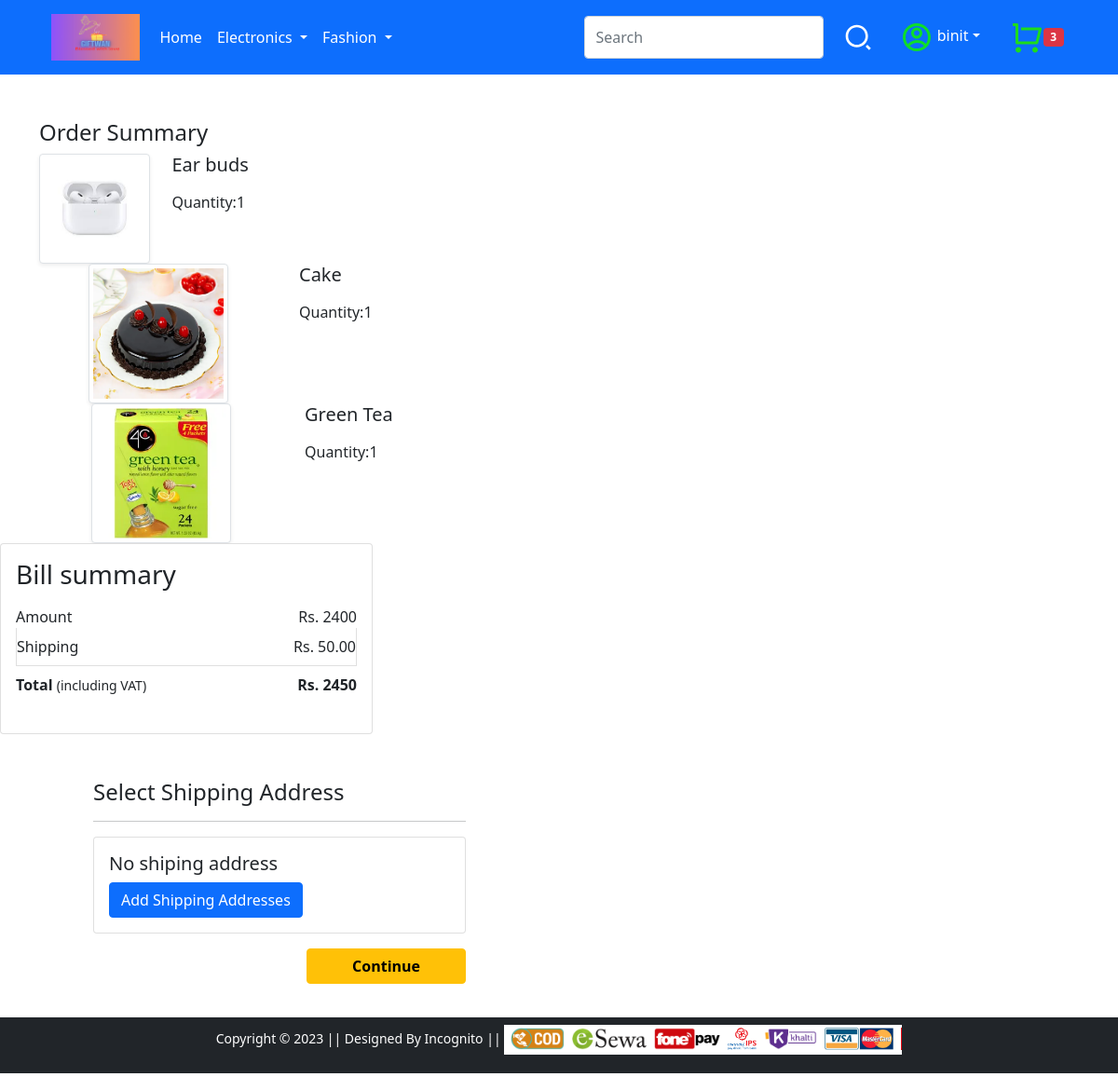
The page /checkout/ (signed in) on the database as committed earlier.
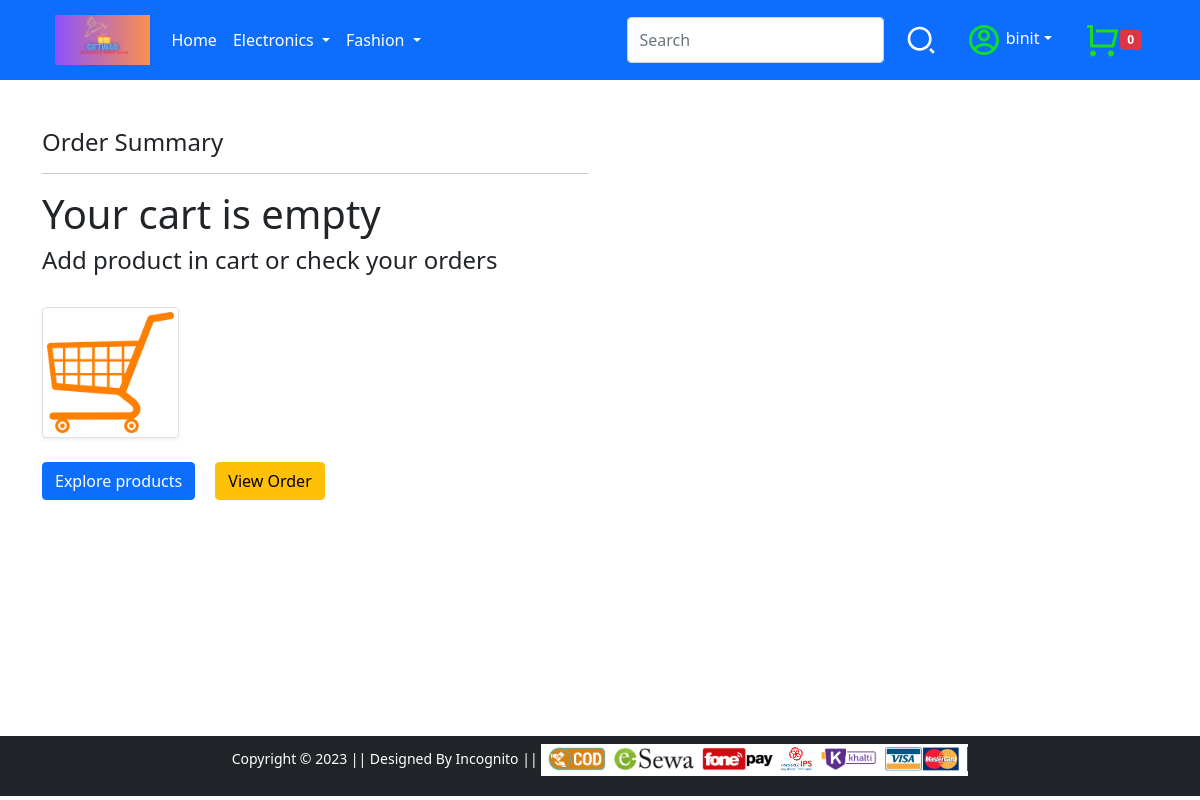
The same page on the database as committed later.
### app/models.py (models this page shows, shortened)
class wishlist(models.Model):
    user = models.ForeignKey(User,on_delete=models.CASCADE)
    product = models.ForeignKey(item, on_delete=models.CASCADE)
    quantity = models.IntegerField(default = 1)

class item(models.Model):
    name = models.CharField(max_length=56,default = None)
    description = models.CharField(max_length=500,default = " Good quality product")
    image = models.ImageField(upload_to=upload_path)
    price = models.IntegerField()
    offer_price = models.IntegerField(default=0)
    category = models.CharField(choices=categories,max_length=20)
    id = models.AutoField(primary_key=True)

### app/views.py (the view, shortened to what this page needs)
# urls.py: path('checkout/', views.checkout, name='checkout'),
def checkout(request):
    price,cart_items = update_price(request)
    shipping_addresses = customer.objects.filter(user=request.user)
    price,cart_items = update_price(request)
    return render(request, 'app/checkout.html',{'cart_items': cart_items, 'shipping_addresses': shipping_addresses,'price': price,'total':price+50})

### app/context_processors.py (called while the page is built)
def common_data(request):
    if request.user.is_authenticated:
        cart_list = wishlist.objects.filter(user=request.user)
        nocart = len(cart_list)
    else:
        nocart = 0
    return{'nocart':nocart}

def delivery_time(request):
    utc_time = datetime.today()
    nepal_time = utc_time + timedelta(seconds=5*60*60+45*60)
    if int(nepal_time.strftime('%H')) < 16:
        delivery_time = 'Today'
    else:
        delivery_time = 'Tomorrow'
    return {'delivery_time':delivery_time}

### app/views.py (called while the page is built)
def update_price(request):
    user = request.user
    cart_items = wishlist.objects.filter(user=user)
    price = 0
    for cart_item in cart_items:
        price += int(cart_item.product.price) * int(cart_item.quantity)
    return price, cart_items

### app/templates/app/checkout.html (shortened to what this page needs)
{% extends 'app/base.html' %}
{% load static %}
{% block main-content %}
<div class="container">
 <div class="row mt-5">
  <div class="col-sm-6">
    <h4>Order Summary</h4>
      {% if cart_items %}
    {% for item in cart_items %}
    <div class="row">
     <div class="col-sm-3 text-center align-self-center"><img src="/media/{{item.product.image}}" alt="" srcset="" class="img-fluid img-thumbnail shadow-sm" height="150" width="150"> </div>
     <div class="col-sm-9">
      <div>
        <h5>{{item.product.name}}</h5>
       <div class="my-3">
        <label for="quantity">Quantity:{{item.quantity}}</label>
       </div>
         </div></div></div></div>
{% endfor %}
    <div class="col-sm-4">
      <div class="card">
       <div class="card-body">
         <h3>Bill summary</h3>
         <ul class="list-group">
          <li class="list-group-item d-flex justify-content-between align-items-center border-0 px-0 pb-0">Amount<span id="amount">Rs. {{price}}</span></li>
          <li class="list-group-item d-flex justify-content-between align-items-center px-0">Shipping<span>Rs. 50.00</span></li>
          <li class="list-group-item d-flex justify-content-between align-items-center border-0 px-0 mb-3">
           <div>
              <strong>Total</strong> <small>(including VAT)</small>
            </div>
            <span><strong id="total">Rs. {{total}}</strong></span>
          </li>
         </ul>
        </div></div></div>
  <div class="col-sm-4 offset-sm-1">
    <br><br>
    <h4>Select Shipping Address</h4>
    <hr>
    <form action="" method="POST">
      {% if shipping_addresses %}
      {% for address in shipping_addresses %}
          <div class="form-check mt-2">
          <input class="form-check-input" type="radio" value="{{address.id}}" name="add">
          <label class="form-check-label fw-bold" for="{{address.id}}">
            {{address.name}}'s address </label>
          </div>
        {% endfor %}
        <br>
        <p> Estimated Delivery Time<svg xmlns="http://www.w3.org/2000/svg" viewBox="0 0 24 24" width="18" height="18"><path d="M8.96456 18C8.72194 19.6961 7.26324 21 5.5 21C3.73676 21 2.27806 19.6961 2.03544 18H1V6C1 5.44772 1.44772 5 2 5H16C16.5523 5 17 5.44772 17 6V8H20L23 12.0557V18H20.9646C20.7219 19.6961 19.2632 21 17.5 21C15.7368 21 14.2781 19.6961 14.0354 18H8.96456ZM15 7H3V15.0505C3.63526 14.4022 4.52066 14 5.5 14C6.8962 14 8.10145 14.8175 8.66318 16H14.3368C14.5045 15.647 14.7296 15.3264 15 15.0505V7ZM17 13H21V12.715L18.9917 10H17V13ZM17.5 19C18.1531 19 18.7087 18.5826 18.9146 18C18.9699 17.8436 19 17.6753 19 17.5C19 16.6716 18.3284 16 17.5 16C16.6716 16 16 16.6716 16 17.5C16 17.6753 16.0301 17.8436 16.0854 18C16.2913 18.5826 16.8469 19 17.5 19ZM7 17.5C7 16.6716 6.32843 16 5.5 16C4.67157 16 4 16.6716 4 17.5C4 17.6753 4.03008 17.8436 4.08535 18C4.29127 18.5826 4.84689 19 5.5 19C6.15311 19 6.70873 18.5826 6.91465 18C6.96992 17.8436 7 17.6753 7 17.5Z" fill="rgba(0,153,251,1)"></path></svg>
          : {{delivery_time}}</p>
        {% else %}
        <div class="card">
          <div class="card-body">
        <h5> No shiping address</h5>
        <a href="/profile" class="btn btn-primary"> Add Shipping Addresses</a>
        </div></div>
        {%endif %}
        <div class="text-end">
          <button type="submit" class="btn btn-warning mt-3 px-5 fw-bold">Continue</button>
        </div>
        {% else %}
        <hr>
        <h1> Your cart is empty </h1>
        <h4> Add product in cart or check your orders</h4> <br>
        <div class="col-sm-3 text-center align-self-center"> <img src="{% static 'app/images/emptycart.png'%}" alt="..." class="img-fluid img-thumbnail shadow-sm"></div>
<br>
        <a href="/" type="button" class = " btn btn-primary"> Explore products</a>
        <a href="/orders" class = "btn btn-warning mx-3"> View Order</a>
        {% endif %}
      </form>
    </div>
  </div>
</div>
{% endblock main-content %}

### app/templates/app/base.html (shortened to what this page needs)
<!doctype html>
{% load static %}
<html lang="en">
  <head>
    <link href="https://cdn.jsdelivr.net/npm/bootstrap@5.0.0-beta1/dist/css/bootstrap.min.css" rel="stylesheet">
    <link rel="stylesheet" href="{% static 'app/css/owl.carousel.min.css' %}">
    <link rel="stylesheet" href="{% static 'app/css/all.min.css' %}">
    <link rel="stylesheet" href="{% static 'app/css/style.css' %}">
  </head>
  <body>
    <nav class="navbar navbar-expand-lg navbar-dark bg-primary">
     <div class="container">
       <a class="btn -btn-outline-primary " href="/"><img src="{% static 'app/images/logo2.png'%}" alt="" clas="img-fluid " height="50px" ></a>
       <div class="collapse navbar-collapse" id="navbarSupportedContent">
         <ul class="navbar-nav me-auto mb-2 mb-lg-0">
           <li class="nav-item">
             <a class="nav-link active" aria-current="page" href="/">Home</a>
           </li>
           <li class="nav-item dropdown">
             <a class="nav-link dropdown-toggle text-white" href="#" id="electronicsDropdown" role="button" data-bs-toggle="dropdown" aria-expanded="false">
               Electronics
             </a>
           </li>
           <li class="nav-item dropdown">
             <a class="nav-link dropdown-toggle text-white" href="#" id="fashionDropdown" role="button" data-bs-toggle="dropdown" aria-expanded="false">
               Fashion
             </a>
           </li>
         </ul>
         <form class="d-flex" action="{% url 'searchresult'%}">
           <input class="form-control me-2" type="search" placeholder="Search" aria-label="Search" name="search">
           <button class="btn" type="submit">
           </button>
         </form>
         <div>
          <ul class="navbar-nav me-auto mb-2mb-lg-0">
           <li class="nav-item dropdown mx-2">
            {% if request.user.is_authenticated %}
              <a class="nav-link dropdown-toggle text-white" href="#" id="profileDropdown" role="button" data-bs-toggle="dropdown" aria-expanded="false">
              {{request.user}}</a>
            </li>
            <li class="nav-item mx-2" id="image">
             <a href="{% url 'cart' %}" class="nav-link ">
              <span class="badge bg-danger">{{nocart}}</span></a>
            {% endif %}
          </ul>
         </div>
       </div>
     </div>
    </nav>
    {% block main-content %} {% endblock main-content %}
    <footer class="container-fluid bg-dark text-center p-2 mb-1 ">
        <small class="text-white">Copyright &copy; 2023 || Designed By Incognito || </small>
        <img src="{% static 'app/images/payment.png' %}" alt="" srcset="" class="img-fluid" height="2px">
    </footer>
  </body>
</html>

Rows that differ between the two databases and show on the page:
removed wishlist: product.image (picture), product.name "Ear buds", quantity "1"
removed wishlist: product.image (picture), product.name "Cake", quantity "1"
removed wishlist: product.image (picture), product.name "Green Tea", quantity "1"
Other text that changed with them:
{{ nocart }}: "3" → "0"
{{ price }}: "2400" → (not shown)
{{ total }}: "2450" → (not shown)
text no longer shown: "Bill summary Amount Rs. Shipping Rs. 50.00 Total (including VAT) Rs. Select Shipping Address No shiping address Add Shipping Addresses Continue"
text now shown: "Your cart is empty Add product in cart or check your orders Explore products View Order"
